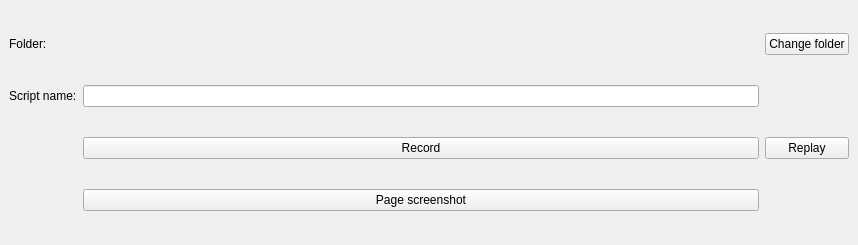
<?xml version="1.0" encoding="UTF-8"?>
<ui version="4.0">
 <class>ScriptRecorderWidget</class>
 <widget class="QDockWidget" name="ScriptRecorderWidget">
  <property name="geometry">
   <rect>
    <x>0</x>
    <y>0</y>
    <width>858</width>
    <height>245</height>
   </rect>
  </property>
  <property name="windowTitle">
   <string notr="true">Script Recorder</string>
  </property>
  <widget class="QWidget" name="dockWidgetContents">
   <layout class="QGridLayout" name="gridLayout_2">
    <item row="0" column="1">
     <widget class="QLabel" name="folderLabel">
      <property name="sizePolicy">
       <sizepolicy hsizetype="Preferred" vsizetype="Preferred">
        <horstretch>0</horstretch>
        <verstretch>0</verstretch>
       </sizepolicy>
      </property>
      <property name="textFormat">
       <enum>Qt::PlainText</enum>
      </property>
     </widget>
    </item>
    <item row="0" column="2">
     <widget class="QPushButton" name="changeFolderButton">
      <property name="text">
       <string notr="true">Change folder</string>
      </property>
     </widget>
    </item>
    <item row="1" column="0">
     <widget class="QLabel" name="label_3">
      <property name="text">
       <string notr="true">Script name:</string>
      </property>
      <property name="buddy">
       <cstring>scriptNameEdit</cstring>
      </property>
     </widget>
    </item>
    <item row="2" column="1">
     <widget class="QPushButton" name="recordButton">
      <property name="text">
       <string notr="true">Record</string>
      </property>
     </widget>
    </item>
    <item row="0" column="0">
     <widget class="QLabel" name="label_2">
      <property name="text">
       <string notr="true">Folder:</string>
      </property>
      <property name="buddy">
       <cstring>changeFolderButton</cstring>
      </property>
     </widget>
    </item>
    <item row="2" column="2">
     <widget class="QPushButton" name="replayButton">
      <property name="text">
       <string notr="true">Replay</string>
      </property>
     </widget>
    </item>
    <item row="1" column="1">
     <widget class="QLineEdit" name="scriptNameEdit"/>
    </item>
    <item row="3" column="1">
     <widget class="QPushButton" name="pageScreenshotButton">
      <property name="text">
       <string notr="true">Page screenshot</string>
      </property>
     </widget>
    </item>
   </layout>
  </widget>
 </widget>
 <tabstops>
  <tabstop>changeFolderButton</tabstop>
  <tabstop>scriptNameEdit</tabstop>
  <tabstop>recordButton</tabstop>
  <tabstop>replayButton</tabstop>
 </tabstops>
 <resources/>
 <connections/>
</ui>
